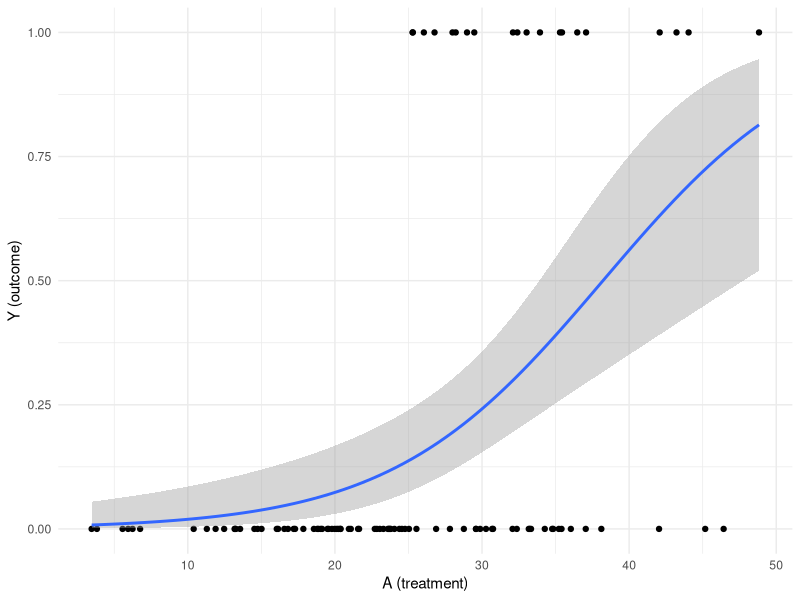

Recreate this plot in R.
## ---- chunk 1
n <- 100
tx_mean <- 25
W <- replicate(3, rnorm(n))
A <- rnorm(n, mean = tx_mean, sd = 2*sqrt(tx_mean))
Y <- as.numeric(A > tx_mean & W[, 1] > 0)
O <- as.data.frame(cbind(Y, A, W))
msm <- glm(Y ~ ., family = "binomial", data = O)
summary(msm)
## ---- chunk 2
library(ggplot2)
p <- ggplot(O, aes(A, Y)) + geom_point()
p <- p + stat_smooth(method = "glm", method.args = list(family = "binomial"),
                     formula = y ~ x)
p <- p + theme_minimal() + xlab("A (treatment)") + ylab("Y (outcome)")
print(p)
